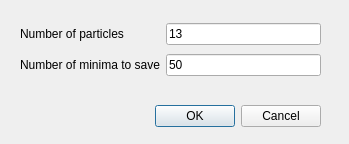
<?xml version="1.0" encoding="UTF-8"?>
<ui version="4.0">
 <class>DialogLJSetup</class>
 <widget class="QDialog" name="DialogLJSetup">
  <property name="geometry">
   <rect>
    <x>0</x>
    <y>0</y>
    <width>349</width>
    <height>144</height>
   </rect>
  </property>
  <property name="windowTitle">
   <string>Create new Lennard-Jones system</string>
  </property>
  <property name="modal">
   <bool>true</bool>
  </property>
  <widget class="QDialogButtonBox" name="buttonBox">
   <property name="geometry">
    <rect>
     <x>20</x>
     <y>100</y>
     <width>301</width>
     <height>32</height>
    </rect>
   </property>
   <property name="orientation">
    <enum>Qt::Horizontal</enum>
   </property>
   <property name="standardButtons">
    <set>QDialogButtonBox::Cancel|QDialogButtonBox::Ok</set>
   </property>
  </widget>
  <widget class="QWidget" name="gridLayoutWidget">
   <property name="geometry">
    <rect>
     <x>20</x>
     <y>20</y>
     <width>301</width>
     <height>61</height>
    </rect>
   </property>
   <layout class="QGridLayout" name="gridLayout">
    <item row="2" column="0">
     <widget class="QLabel" name="label_2">
      <property name="text">
       <string>Number of minima to save</string>
      </property>
     </widget>
    </item>
    <item row="1" column="1">
     <widget class="QLineEdit" name="lineNatoms">
      <property name="inputMask">
       <string/>
      </property>
      <property name="text">
       <string>13</string>
      </property>
     </widget>
    </item>
    <item row="2" column="1">
     <widget class="QLineEdit" name="lineNsave">
      <property name="inputMask">
       <string>999; </string>
      </property>
      <property name="text">
       <string>50</string>
      </property>
     </widget>
    </item>
    <item row="1" column="0">
     <widget class="QLabel" name="label">
      <property name="text">
       <string>Number of particles</string>
      </property>
     </widget>
    </item>
   </layout>
  </widget>
 </widget>
 <resources/>
 <connections>
  <connection>
   <sender>buttonBox</sender>
   <signal>accepted()</signal>
   <receiver>DialogLJSetup</receiver>
   <slot>accept()</slot>
   <hints>
    <hint type="sourcelabel">
     <x>238</x>
     <y>114</y>
    </hint>
    <hint type="destinationlabel">
     <x>157</x>
     <y>143</y>
    </hint>
   </hints>
  </connection>
  <connection>
   <sender>buttonBox</sender>
   <signal>rejected()</signal>
   <receiver>DialogLJSetup</receiver>
   <slot>reject()</slot>
   <hints>
    <hint type="sourcelabel">
     <x>306</x>
     <y>120</y>
    </hint>
    <hint type="destinationlabel">
     <x>286</x>
     <y>143</y>
    </hint>
   </hints>
  </connection>
 </connections>
</ui>
